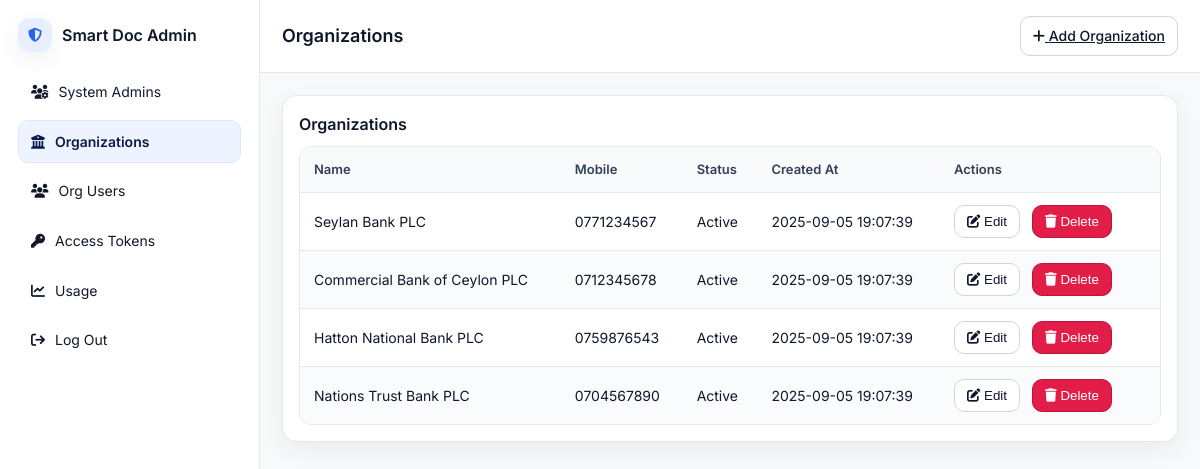
The app's page /manage_organization.php (signed in) with its own data.
### tables this page shows
CREATE TABLE IF NOT EXISTS `organization` (
  `id` int NOT NULL AUTO_INCREMENT,
  `name` varchar(100) DEFAULT NULL,
  `address` varchar(200) DEFAULT NULL,
  `mobile` varchar(10) DEFAULT NULL,
  `status` int NOT NULL DEFAULT '0',
  `created_at` timestamp NOT NULL DEFAULT CURRENT_TIMESTAMP,
  `updated_at` timestamp NOT NULL DEFAULT CURRENT_TIMESTAMP ON UPDATE CURRENT_TIMESTAMP,
  PRIMARY KEY (`id`)
);

### db/db_connection.php (called while the page is built, shortened)
<?php
$connection_pool = [];
$pool_available = [];
function get_connection(): ?mysqli {
    global $connection_pool, $pool_available;
    foreach ($pool_available as $index => $available) {
        if ($available && $connection_pool[$index] !== null) {
            if ($connection_pool[$index]->ping()) {
                return $connection_pool[$index];
            }
        }
    }
}
function release_connection(mysqli $conn): void {
    global $connection_pool, $pool_available;
    foreach ($connection_pool as $index => $pool_conn) {
        if ($pool_conn === $conn) {
            return;
        }
    }
}
function execute_query(string $sql, array $params = []): array {
    $conn = get_connection();
    try {
        if (!empty($params)) {
            $stmt = $conn->prepare($sql);
            if (!$stmt) {
                throw new Exception("Prepare failed: " . $conn->error);
            }
            $types = str_repeat('s', count($params));
            $stmt->bind_param($types, ...$params);
            if (!$stmt->execute()) {
                throw new Exception("Execute failed: " . $stmt->error);
            }
            $result = $stmt->get_result();
            $stmt->close();
        } else {
            $result = $conn->query($sql);
        }
        $data = [];
        if ($result instanceof mysqli_result) {
            while ($row = $result->fetch_assoc()) {
                $data[] = $row;
            }
        }
        return $data;
    } finally {
        if (isset($conn)) {
            release_connection($conn);
        }
    }
}

### db/organization_controller.php (called while the page is built, shortened)
<?php
require_once 'db_connection.php';
class OrganizationController {
    public static function getAllOrganizations(): array {
        $sql = "SELECT * FROM organization ORDER BY created_at DESC";
        try {
            return execute_query($sql);
        } catch (Exception $e) {
            error_log("Get all organizations error: " . $e->getMessage());
            return [];
        }
    }
}

### manage_organization.php (the view, shortened to what this page needs)
<?php
require_once 'db/organization_controller.php';
?>
<!doctype html>
<html lang="en">
<head>
    <link href="https://cdnjs.cloudflare.com/ajax/libs/font-awesome/6.5.2/css/all.min.css" rel="stylesheet"/>
    <link rel="stylesheet" href="css/styles.css"/>
</head>
<body>
<div class="layout">
    <aside class="sidebar">
        <div class="brand">
            <i class="fa-solid fa-shield-halved brand-icon" aria-hidden="true"></i>
            <span class="brand-text">Smart Doc Admin</span>
        </div>
        <nav class="menu">
            <a href="manage_admin.php"><i class="fa-solid fa-users-gear"></i><span>System Admins</span></a>
            <a class="active" href="manage_organization.php"><i class="fa-solid fa-building-columns"></i><span>Organizations</span></a>
            <a href="manage_org_users.php"><i class="fa-solid fa-users"></i><span>Org Users</span></a>
            <a href="manage_access_token.php"><i class="fa-solid fa-key"></i><span>Access Tokens</span></a>
            <a href="manage_usage.php"><i class="fa-solid fa-chart-line"></i><span>Usage</span></a>
            <a href="admin_logout.php"><i class="fa-solid fa-sign-out"></i><span>Log Out</span></a>
        </nav>
    </aside>
    <main class="content">
        <header class="topbar">
            <h1>Organizations</h1>
            <a href="manage_organization_add.php" class="btn">
                <i class="fa-solid fa-plus"></i> Add Organization
            </a>
        </header>
        <section class="page">
            <div class="card">
                <div class="card-head">
                    <h2 class="card-title">Organizations</h2>
                </div>
                <div class="table-wrap">
                    <table class="table">
                        <thead>
                        <tr>
                            <th>Name</th>
                            <th>Mobile</th>
                            <th>Status</th>
                            <th>Created At</th>
                            <th class="actions-col">Actions</th>
                        </tr>
                        </thead>
                        <tbody>
                        <?php
                        $organizations = OrganizationController::getAllOrganizations();
                        foreach ($organizations as $org) {
                            ?>
                            <tr>
                                <td><?php echo $org['name'] ?></td>
                                <td><?php echo $org['mobile'] ?></td>
                                <td><?php echo $org['status'] == 1 ? "Active" : "Inactive" ?></td>
                                <td><?php echo $org['created_at'] ?></td>
                                <td class="actions">
                                    <form method="get" action="manage_organization_edit.php?id=<?php echo $org['id'] ?>"
                                          class="inline-form">
                                        <button class="btn" type="submit">
                                            <i class="fa-solid fa-edit"></i> Edit
                                        </button>
                                    </form>
                                    <form method="get" action="manage_organization_delete.php?id=<?php echo $org['id'] ?>"
                                          class="inline-form">
                                        <button class="btn danger" type="submit">
                                            <i class="fa-solid fa-trash"></i> Delete
                                        </button>
                                    </form>
                                </td>
                            </tr>
                            <?php
                        }
                        ?>
                        </tbody>
                    </table>
                </div>
            </div>
        </section>
    </main>
</div>
</body>
</html>

### css/styles.css (style rules this page uses)
:root { --bg:#f7f9fb; --panel:#ffffff; --muted:#6b7280; --text:#0f172a; --brand:#2563eb; --brand-weak:#e7efff; --danger:#e11d48; --border:#e5e7eb; --border-strong:#d1d5db; --table-row:#fafbfc; --radius:14px; --shadow:0 8px 24px rgba(15,23,42,0.06); }
* { box-sizing:border-box }
html,body { height:100% }
body { margin:0; background:var(--bg); color:var(--text); font:14px/1.55 "Inter", system-ui, -apple-system, Segoe UI, Roboto, Arial, sans-serif; }
.layout { display:flex;min-height:100vh }
.sidebar { width:260px; background:var(--panel); border-right:1px solid var(--border); padding:18px; position:sticky; top:0; height:100vh; }
.brand { display:flex;align-items:center;gap:10px;margin-bottom:18px }
.brand-icon { color:var(--brand); background:var(--brand-weak); border-radius:12px; padding:10px; box-shadow:var(--shadow); }
.brand-text { font-weight:600;font-size:16px }
.menu { display:flex;flex-direction:column;gap:6px;margin:8px 0 18px }
.menu a { display:flex;align-items:center;gap:10px; color:#111827;text-decoration:none; padding:10px 12px;border-radius:10px;border:1px solid transparent; }
.menu a.active { background:#eef4ff;border-color:#dbe7ff;color:#0b1a49; font-weight:600; }
.content { flex:1;display:flex;flex-direction:column }
.topbar { display: flex; align-items: center; justify-content: space-between; padding: 16px 22px; background: var(--panel); border-bottom: 1px solid var(--border); position: sticky; top: 0; z-index: 5; }
.topbar h1 { margin: 0; font-size: 18px; font-weight: 600; }
.page { padding:22px }
.card { background:var(--panel); border:1px solid var(--border); border-radius:var(--radius); box-shadow:var(--shadow); padding:16px; }
.card-head { display:flex;align-items:center;justify-content:space-between;margin-bottom:10px }
.card-title { margin:0;font-size:16px;font-weight:600 }
.table-wrap { overflow:auto;border-radius:12px;border:1px solid var(--border); }
.table { width:100%;border-collapse:collapse;background:#fff; }
.table th,.table td { padding:12px 14px;border-bottom:1px solid var(--border); text-align:left; vertical-align:middle; }
.table th { font-weight:600;color:#334155;font-size:13px;background:#f8fafc }
.table tbody tr:nth-child(even) { background:var(--table-row) }
.table tr:last-child td { border-bottom:none }
.actions-col { width:220px }
.inline-form { display:inline-flex;gap:8px;align-items:center;margin:0 }
.btn { appearance:none;border:1px solid var(--border-strong); background:#fff;color:#0f172a;border-radius:10px; padding:8px 12px;cursor:pointer;font-weight:500; }
.btn.danger { color:#fff;background:var(--danger); border-color:#be123c; }
.actions { display: flex; gap: 12px; align-items: center; }

### records on screen
organization: name "Seylan Bank PLC", mobile "0771234567", status "Active", created_at "2025-09-05 19:07:39"
organization: name "Commercial Bank of Ceylon PLC", mobile "0712345678", status "Active", created_at "2025-09-05 19:07:39"
organization: name "Hatton National Bank PLC", mobile "0759876543", status "Active", created_at "2025-09-05 19:07:39"
organization: name "Nations Trust Bank PLC", mobile "0704567890", status "Active", created_at "2025-09-05 19:07:39"
